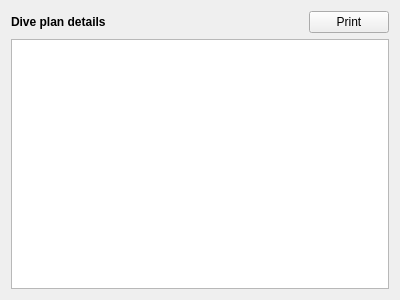
<?xml version="1.0" encoding="UTF-8"?>
<ui version="4.0">
 <class>plannerDetails</class>
 <widget class="QWidget" name="plannerDetails">
  <property name="geometry">
   <rect>
    <x>0</x>
    <y>0</y>
    <width>400</width>
    <height>300</height>
   </rect>
  </property>
  <property name="windowTitle">
   <string>Form</string>
  </property>
  <layout class="QVBoxLayout" name="verticalLayout">
   <item>
    <layout class="QHBoxLayout" name="horizontalLayout">
     <item>
      <widget class="QLabel" name="divePlanOutputLabel">
       <property name="maximumSize">
        <size>
         <width>16777215</width>
         <height>20</height>
        </size>
       </property>
       <property name="text">
        <string>&lt;html&gt;&lt;head/&gt;&lt;body&gt;&lt;p&gt;&lt;span style=&quot; font-weight:600;&quot;&gt;Dive plan details&lt;/span&gt;&lt;/p&gt;&lt;/body&gt;&lt;/html&gt;</string>
       </property>
       <property name="textFormat">
        <enum>Qt::RichText</enum>
       </property>
      </widget>
     </item>
     <item>
      <widget class="QPushButton" name="printPlan">
       <property name="sizePolicy">
        <sizepolicy hsizetype="Fixed" vsizetype="Fixed">
         <horstretch>0</horstretch>
         <verstretch>0</verstretch>
        </sizepolicy>
       </property>
       <property name="text">
        <string>Print</string>
       </property>
       <property name="autoDefault">
        <bool>false</bool>
       </property>
       <property name="default">
        <bool>false</bool>
       </property>
       <property name="flat">
        <bool>false</bool>
       </property>
      </widget>
     </item>
    </layout>
   </item>
   <item>
    <widget class="QTextEdit" name="divePlanOutput">
     <property name="enabled">
      <bool>true</bool>
     </property>
     <property name="sizePolicy">
      <sizepolicy hsizetype="Preferred" vsizetype="MinimumExpanding">
       <horstretch>0</horstretch>
       <verstretch>0</verstretch>
      </sizepolicy>
     </property>
     <property name="styleSheet">
      <string notr="true">font: 13pt &quot;Courier&quot;;</string>
     </property>
     <property name="readOnly">
      <bool>true</bool>
     </property>
     <property name="html">
      <string>&lt;!DOCTYPE HTML PUBLIC &quot;-//W3C//DTD HTML 4.0//EN&quot; &quot;http://www.w3.org/TR/REC-html40/strict.dtd&quot;&gt;
&lt;html&gt;&lt;head&gt;&lt;meta name=&quot;qrichtext&quot; content=&quot;1&quot; /&gt;&lt;style type=&quot;text/css&quot;&gt;
p, li { white-space: pre-wrap; }
&lt;/style&gt;&lt;/head&gt;&lt;body style=&quot; font-family:'Courier'; font-size:13pt; font-weight:400; font-style:normal;&quot;&gt;
&lt;p style=&quot;-qt-paragraph-type:empty; margin-top:0px; margin-bottom:0px; margin-left:0px; margin-right:0px; -qt-block-indent:0; text-indent:0px; font-family:'.Curier New';&quot;&gt;&lt;br /&gt;&lt;/p&gt;&lt;/body&gt;&lt;/html&gt;</string>
     </property>
    </widget>
   </item>
  </layout>
 </widget>
 <resources/>
 <connections/>
</ui>
